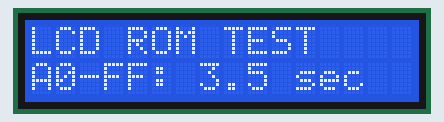
Recording of a sketch running on a simulated Arduino Uno, built with avr-gcc and run on an emulated ATmega328P. Parts: 16×2 character LCD. What the sketch prints to the serial monitor is not drawn.

Above: at 0.2 s.
At 2.2 s:
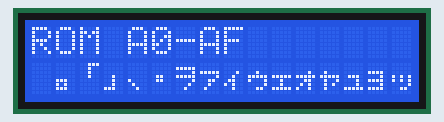
At 5.7 s:
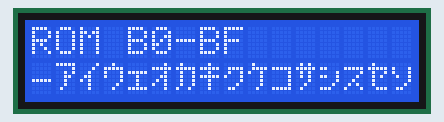
At 9.2 s:
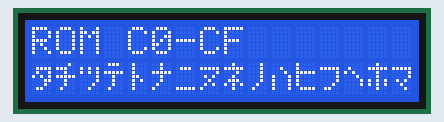
At 19.7 s:
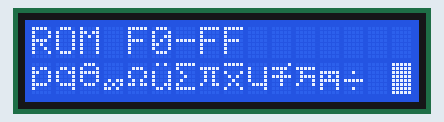
At 37.2 s:
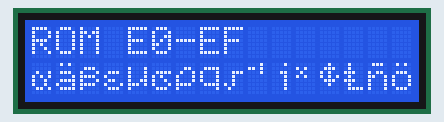

The sketch:

CM_Lcd1602CyrillicTest.ino
```cpp
#include <Wire.h>
#include <LiquidCrystal_I2C.h>

// Standalone LCD1602 character-ROM probe for CoilMaster.
// It does not initialize or control SSR, motor, Hall sensor, UART jobs, or START.
// Upload this sketch only when you want to identify the LCD controller character set.

namespace
{
constexpr uint8_t LcdAddress = 0x27;
constexpr uint8_t LcdColumns = 16;
constexpr uint8_t LcdRows = 2;
constexpr unsigned long PageDurationMs = 3500UL;

LiquidCrystal_I2C lcd(LcdAddress, LcdColumns, LcdRows);
uint8_t page = 0;
unsigned long lastPageChangeMs = 0UL;

void printHexNibble(uint8_t value)
{
    value &= 0x0F;
    lcd.write(value < 10 ? static_cast<uint8_t>('0' + value)
                         : static_cast<uint8_t>('A' + value - 10));
}

void printHexByte(uint8_t value)
{
    printHexNibble(static_cast<uint8_t>(value >> 4));
    printHexNibble(value);
}

void renderIntro()
{
    lcd.clear();
    lcd.setCursor(0, 0);
    lcd.print(F("LCD ROM TEST"));
    lcd.setCursor(0, 1);
    lcd.print(F("A0-FF: 3.5 sec"));
}

void renderPage(uint8_t pageIndex)
{
    // Six pages: A0-AF, B0-BF, ... F0-FF.
    const uint8_t base = static_cast<uint8_t>(0xA0U + pageIndex * 0x10U);

    lcd.clear();
    lcd.setCursor(0, 0);
    lcd.print(F("ROM "));
    printHexByte(base);
    lcd.print('-');
    printHexByte(static_cast<uint8_t>(base + 0x0FU));

    lcd.setCursor(0, 1);
    for (uint8_t offset = 0; offset < 16; ++offset)
        lcd.write(static_cast<uint8_t>(base + offset));

    Serial.print(F("LCD_ROM_PAGE base=0x"));
    if (base < 0x10U) Serial.print('0');
    Serial.println(base, HEX);
}
}

void setup()
{
    Serial.begin(115200);
    Wire.begin();

    lcd.init();
    lcd.backlight();

    Serial.println(F("================================"));
    Serial.println(F("CoilMaster LCD1602 Cyrillic probe"));
    Serial.println(F("No motor/SSR/START control is used."));
    Serial.println(F("Photograph pages A0..FF or note which bytes look Cyrillic."));
    Serial.println(F("If the LCD stays blank, verify I2C address (default 0x27)."));
    Serial.println(F("================================"));

    renderIntro();
    delay(2000);
    renderPage(page);
    lastPageChangeMs = millis();
}

void loop()
{
    const unsigned long now = millis();
    if (now - lastPageChangeMs < PageDurationMs)
        return;

    page = static_cast<uint8_t>((page + 1U) % 6U);
    renderPage(page);
    lastPageChangeMs = now;
}
```

Measured:
- what the display in image 1 shows lasts 3.6 s, from 2.1 s to 5.7 s
